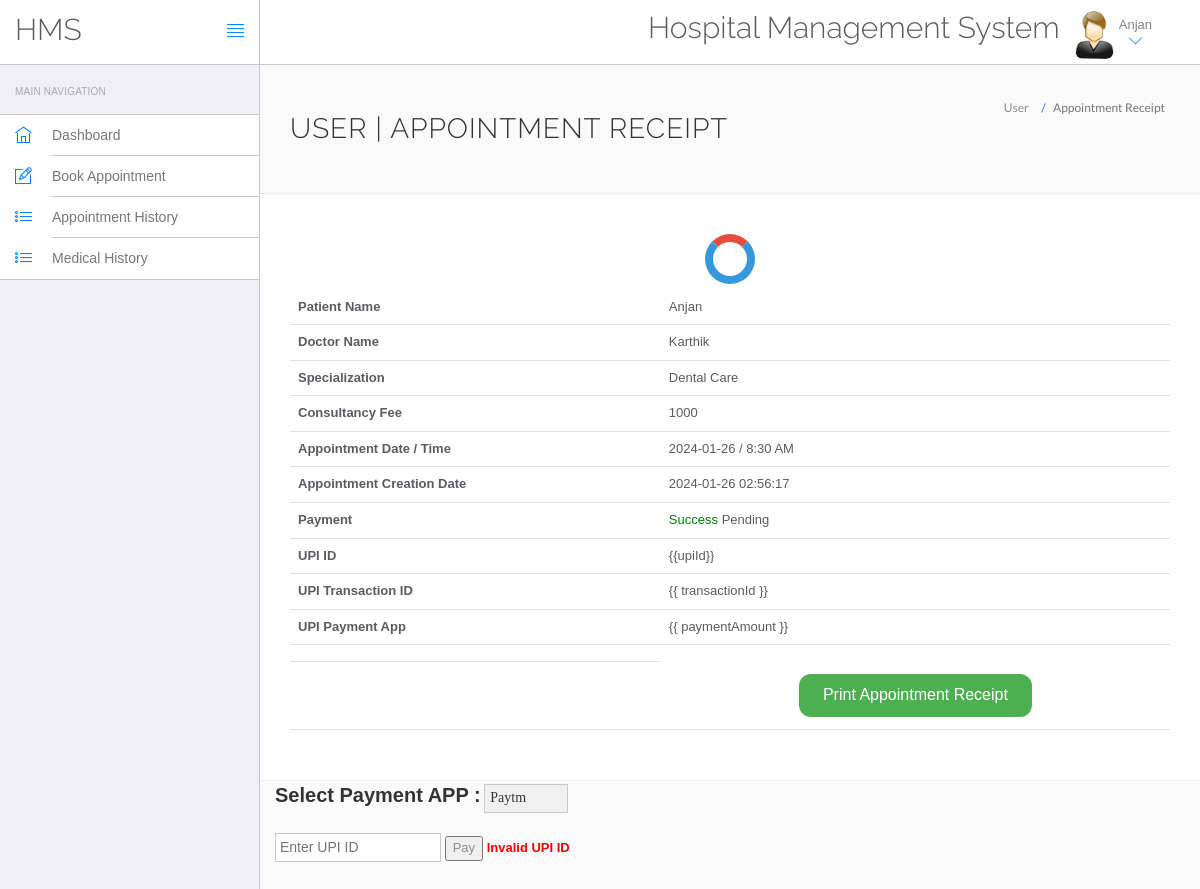
The app's page /hospital/hms/app.php (signed in) with its own data.
### tables this page shows
CREATE TABLE `users` (
  `id` int(11) NOT NULL,
  `fullName` varchar(255) DEFAULT NULL,
  `address` longtext DEFAULT NULL,
  `city` varchar(255) DEFAULT NULL,
  `gender` varchar(255) DEFAULT NULL,
  `email` varchar(255) DEFAULT NULL,
  `password` varchar(255) DEFAULT NULL,
  `regDate` timestamp NULL DEFAULT current_timestamp(),
  `updationDate` timestamp NULL DEFAULT NULL ON UPDATE current_timestamp()
);

CREATE TABLE `appointment` (
  `id` int(11) NOT NULL,
  `doctorSpecialization` varchar(255) DEFAULT NULL,
  `doctorId` int(11) DEFAULT NULL,
  `userId` int(11) DEFAULT NULL,
  `consultancyFees` int(11) DEFAULT NULL,
  `appointmentDate` varchar(255) DEFAULT NULL,
  `appointmentTime` varchar(255) DEFAULT NULL,
  `postingDate` timestamp NULL DEFAULT current_timestamp(),
  `userStatus` int(11) DEFAULT NULL,
  `doctorStatus` int(11) DEFAULT NULL,
  `updationDate` timestamp NULL DEFAULT NULL ON UPDATE current_timestamp()
);

CREATE TABLE `doctors` (
  `id` int(11) NOT NULL,
  `specilization` varchar(255) DEFAULT NULL,
  `doctorName` varchar(255) DEFAULT NULL,
  `address` longtext DEFAULT NULL,
  `docFees` varchar(255) DEFAULT NULL,
  `contactno` bigint(11) DEFAULT NULL,
  `docEmail` varchar(255) DEFAULT NULL,
  `password` varchar(255) DEFAULT NULL,
  `creationDate` timestamp NULL DEFAULT current_timestamp(),
  `updationDate` timestamp NULL DEFAULT NULL ON UPDATE current_timestamp()
);

### hospital/hms/app.php (the view, shortened to what this page needs)
<?php
include('include/config.php');
?>
<!DOCTYPE html>
<html lang="en" ng-app="calcApp">
<head>
    <link rel="stylesheet" href="vendor/bootstrap/css/bootstrap.min.css">
    <link rel="stylesheet" href="vendor/fontawesome/css/font-awesome.min.css">
    <link rel="stylesheet" href="vendor/themify-icons/themify-icons.min.css">
    <link href="vendor/animate.css/animate.min.css" rel="stylesheet" media="screen">
    <link href="vendor/perfect-scrollbar/perfect-scrollbar.min.css" rel="stylesheet" media="screen">
    <link href="vendor/switchery/switchery.min.css" rel="stylesheet" media="screen">
    <link href="vendor/bootstrap-touchspin/jquery.bootstrap-touchspin.min.css" rel="stylesheet" media="screen">
    <link href="vendor/select2/select2.min.css" rel="stylesheet" media="screen">
    <link href="vendor/bootstrap-datepicker/bootstrap-datepicker3.standalone.min.css" rel="stylesheet" media="screen">
    <link href="vendor/bootstrap-timepicker/bootstrap-timepicker.min.css" rel="stylesheet" media="screen">
    <link rel="stylesheet" href="assets/css/styles.css">
    <link rel="stylesheet" href="assets/css/plugins.css">
    <link rel="stylesheet" href="assets/css/themes/theme-1.css" id="skin_color" />
</head>
<body ng-controller="calcCntrl">
    <div id="app">
        <?php include('include/sidebar.php'); ?>
        <div class="app-content">
            <?php include('include/header.php'); ?>
            <div class="main-content">
                <div class="wrap-content container" id="container">
                    <main class="print-content">
                        <section id="page-title">
                            <div class="row">
                                <div class="col-sm-8">
                                    <h1 class="mainTitle">User | Appointment Receipt</h1>
                                </div>
                                <ol class="breadcrumb">
                                    <li><span>User </span></li>
                                    <li class="active"><span>Appointment Receipt</span></li>
                                </ol>
                            </div>
                        </section>
                        <div class="container-fluid container-fullw bg-white">
                            <div class="row">
                                <div class="col-md-12">
                                        <loader ng-show="processing">
                                        <div class="loading-container" >
                                      <div class="loading-animation"></div>
                                          </div></loader>
                                           <?php
                                            $sql = mysqli_query($con, "SELECT doctors.doctorName AS docname, appointment.*
                                            FROM appointment
                                            JOIN doctors ON doctors.id = appointment.doctorId
                                            WHERE appointment.userId='" . $_SESSION['id'] . "'
                                            ORDER BY appointment.userId DESC");
                                            $cnt = 1;
                                            while ($row = mysqli_fetch_array($sql)) {
                                                if ($cnt == 1) {
                                            ?>
                                    <table class="table table-hover" id="sample-table-1" ng-show="!processing">
                                        <thead>
                                            <tr><th>Patient Name</th>
                                            <td>
                                                <span class="username">
                                                <?php $query1=mysqli_query($con,"select fullName from users where id='".$_SESSION['id']."'");
                                                    while($row1=mysqli_fetch_array($query1))
                                                       {
                                                            echo $row1['fullName'];
                                                       }
                                                    ?></span></td></tr>
                                                    <tr>
                                                        <th class="hidden-xs">Doctor Name</th>
                                                        <td class="hidden-xs"><?php echo $row['docname']; ?></td>
                                                    </tr>
                                                    <tr>
                                                        <th>Specialization</th>
                                                        <td><?php echo $row['doctorSpecialization']; ?></td>
                                                    </tr>
                                                    <tr>
                                                        <th>Consultancy Fee</th>
                                                        <td><?php echo $row['consultancyFees']; ?></td>
                                                    </tr>
                                                    <tr>
                                                        <th>Appointment Date / Time </th>
                                                        <td><?php echo $row['appointmentDate']; ?> / <?php echo $row['appointmentTime']; ?></td>
                                                    </tr>
                                                    <tr>
                                                        <th>Appointment Creation Date </th>
                                                        <td><?php echo $row['postingDate']; ?></td>
                                                    </tr>
                                                    <tr>
                                                        <th>Payment</th>
                                                        <td><span ng-show="success" style="color:green;">Success</span> <span ng-hide="success">Pending</span></td>
                                                    </tr>
                                                    <tr ng-show="success">
                                                        <th>UPI ID</th>
                                                        <td> {{upiId}}</td>
                                                    </tr>
                                                    <tr ng-show="success">
                                                        <th>UPI Transaction ID</th>
                                                        <td>{{ transactionId }}</td>
                                                    </tr>
                                                    <tr ng-show="success">
                                                        <th>UPI Payment App</th>
                                                        <td>{{ paymentAmount }}</td>
                                                    </tr>
                                                    </main>
													<tr><td> </td></tr>
                                                    <tr>
    <td></td>
    <td style="text-align: center;">
        <button id="printButton" onclick="captureScreenshot()" ng-show="success" style="background-color: #4CAF50; /* Green */
            border: none;
            color: white;
            padding: 10px 24px;
            text-align: center;
            text-decoration: none;
            display: inline-block;
            font-size: 16px;
            margin: 4px 2px;
            cursor: pointer;
            border-radius: 12px;">
            Print Appointment Receipt
        </button>
    </td>
</tr>
                                    <?php
                                                    $cnt = $cnt + 1;
                                                }
                                            } ?>
                                </div>
                            </div>
                        </div>
                    <form name="form" ng-show="!success1">
                    <b ng-init="paymentAmount = 'Google Pay'">
                        <label style="font-size: 20px; color: #333; font-weight: bold;">Select Payment APP : </label></b>
                    <select ng-model="paymentAmount" style="background-color: #f0f0f0; font-family: 'Times New Roman'; color: #333; padding: 5px; border-radius: 20px;">
    <option value="Paytm">Paytm</option>
</select>
<br><br>
<input type="text" ng-model="upiId" placeholder="Enter UPI ID" ng-change="validateUPI()">
<button ng-click="pay()" ng-disabled="failupi">Pay</button>
<span ng-if="failupi" style="color: red; font-weight: bold;">Invalid UPI ID</span>
</form>
            </div>
</body>
</html>

### hospital/hms/include/header.php (shortened to what this page needs)
<header class="navbar navbar-default navbar-static-top">
					<div class="navbar-header">
						<a class="navbar-brand" href="#">
							<h2 style="padding-top:20% ">HMS</h2>
						</a>
						<a href="#" class="sidebar-toggler pull-right visible-md visible-lg" data-toggle-class="app-sidebar-closed" data-toggle-target="#app">
							<i class="ti-align-justify"></i>
						</a>
					</div>
					<div class="navbar-collapse collapse">
						<ul class="nav navbar-right">
								<li  style="padding-top:2% ">
								<h2>Hospital Management System</h2>
							</li>
							<li class="dropdown current-user">
								<a href class="dropdown-toggle" data-toggle="dropdown">
									<img src="assets/images/images.jpg"> <span class="username">
									<?php $query=mysqli_query($con,"select fullName from users where id='".$_SESSION['id']."'");
while($row=mysqli_fetch_array($query))
{
	echo $row['fullName'];
}
									?> <i class="ti-angle-down"></i></i></span>
								</a>
							</li>
						</ul>
					</div>
				</header>

### hospital/hms/assets/css/themes/theme-1.css (style rules this page uses)
body { background: #FAFAFA; }
header .navbar-header { background: #ffffff !important; border-right-color: #c8c7cc !important; border-bottom-color: #c8c7cc !important; }
header .navbar-header .sidebar-toggler, header .navbar-header .sidebar-mobile-toggler { color: #007aff !important; }
header .navbar-header .navbar-brand { color: #777 !important; }
header .navbar-collapse { background: #ffffff !important; border-bottom-color: #c8c7cc !important; box-shadow: none !important; }
header .navbar-collapse .navbar-right > li > a { color: #777; }
header .navbar-collapse .navbar-right > li > a i { color: #007aff !important; }

### hospital/hms/app.php (style rules this page uses)
.loading-container { text-align: center; }
.loading-animation { display: inline-block; width: 50px; height: 50px; border: 8px solid #3498db; border-top: 8px solid #e74c3c; border-radius: 50%; animation: spin 1s linear infinite; }

### records on screen
users: fullName "Anjan"
appointment: doctorId.doctorName "Karthik", doctorSpecialization "Dental Care", consultancyFees "1000", appointmentDate "2024-01-26", appointmentTime "8:30 AM", postingDate "2024-01-26 02:56:17"
